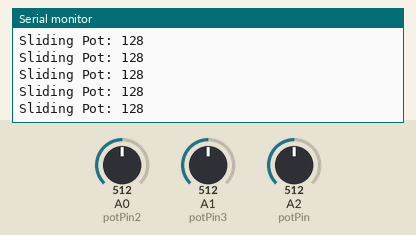
Recording of a sketch running on a simulated Arduino Uno, built with avr-gcc and run on an emulated ATmega328P. Parts: the last lines printed to the serial monitor. Inputs (shaded band) come from the test bench; at power-on: A2 (potPin) = 512, A0 (potPin2) = 512, A1 (potPin3) = 512.

Above: at 1.2 s.
1.3 s: A2 (potPin) set to 716
At 1.31 s:
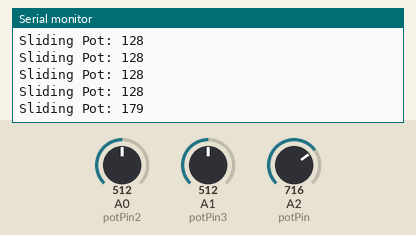
2.8 s: A2 (potPin) set to 900
At 2.82 s:
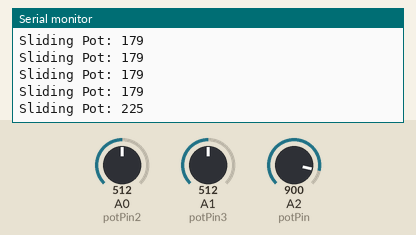
Timing chart, 0 to 5.8 s (numbered marks = the images above; inputs shaded):
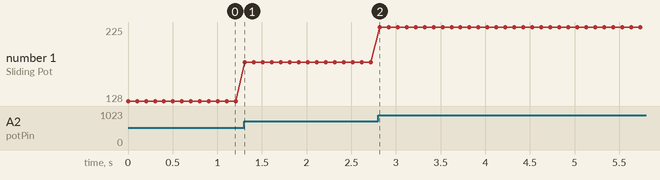

The sketch:

Continuous_Input.ino
```cpp
/*
Reads input from a knob/slider
*/
int potPin = A2;

//If there are multiple inputs to read
int potPin2 = A0;
int potPin3 = A1;

int potVal = 0;
int potVal2 = 0;
int potVal3 = 0;

int time = 100; //time between readings (ms)
void setup() {
Serial.begin(9600);
}

void loop() {
potVal = analogRead(potPin);
potVal2 = analogRead(potPin2);
potVal3 = analogRead(potPin3);

Serial.print("Sliding Pot: ");
Serial.println(potVal/4);
//Serial.print("Unnumbered Pot: ");
//Serial.println(potVal2);
//Serial.print("Numbered Pot: ");
//Serial.println(potVal3);
//float finalVal = (float) potVal/1024.0; // scales between 0-1
//Serial.println(finalVal);
delay(time);
}
```

Measured:
- after the input at 1.3 s, the serial monitor: prints a new line at once (image 1)
- after the input at 2.8 s, the serial monitor: prints a new line at once (image 2)
- plotted number 1: 128 → 179 after the input at 1.3 s, 179 → 225 after the input at 2.8 s
